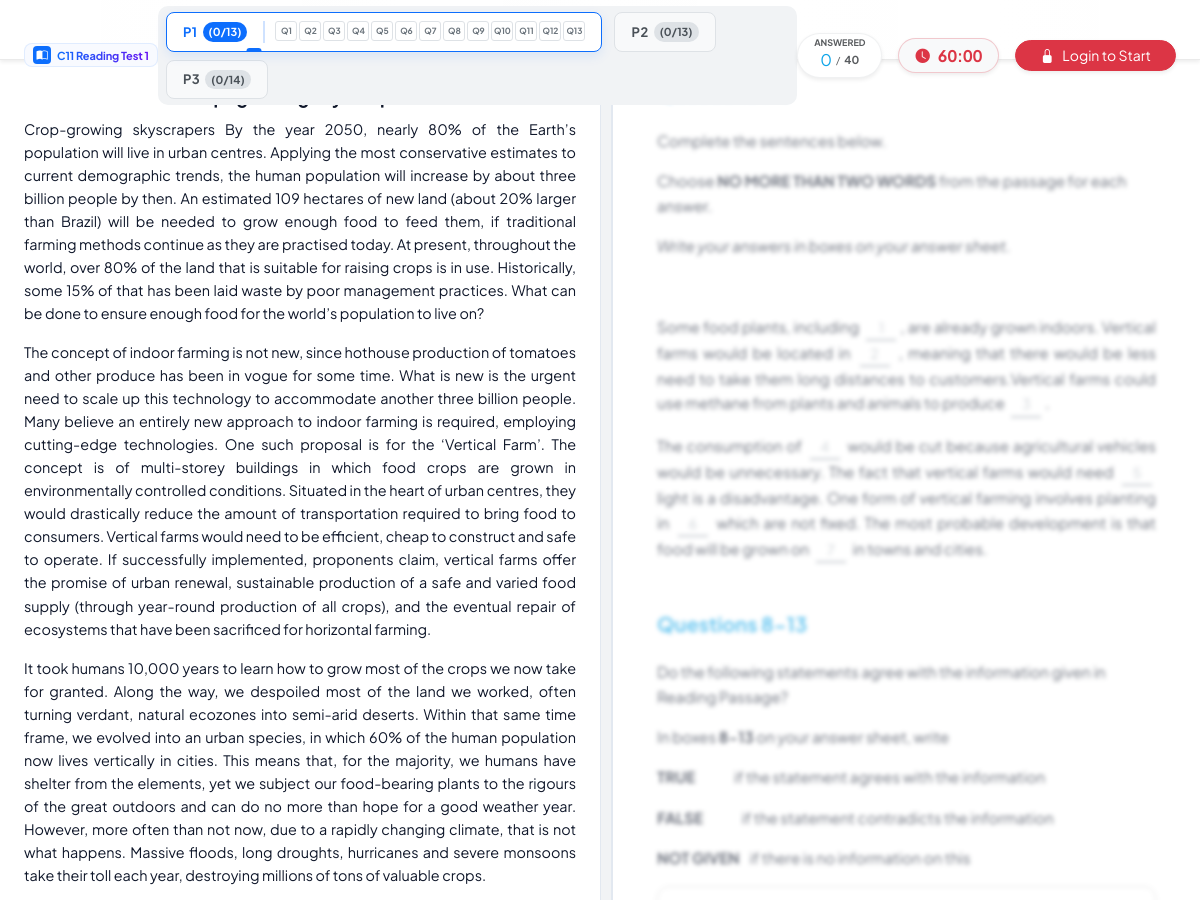
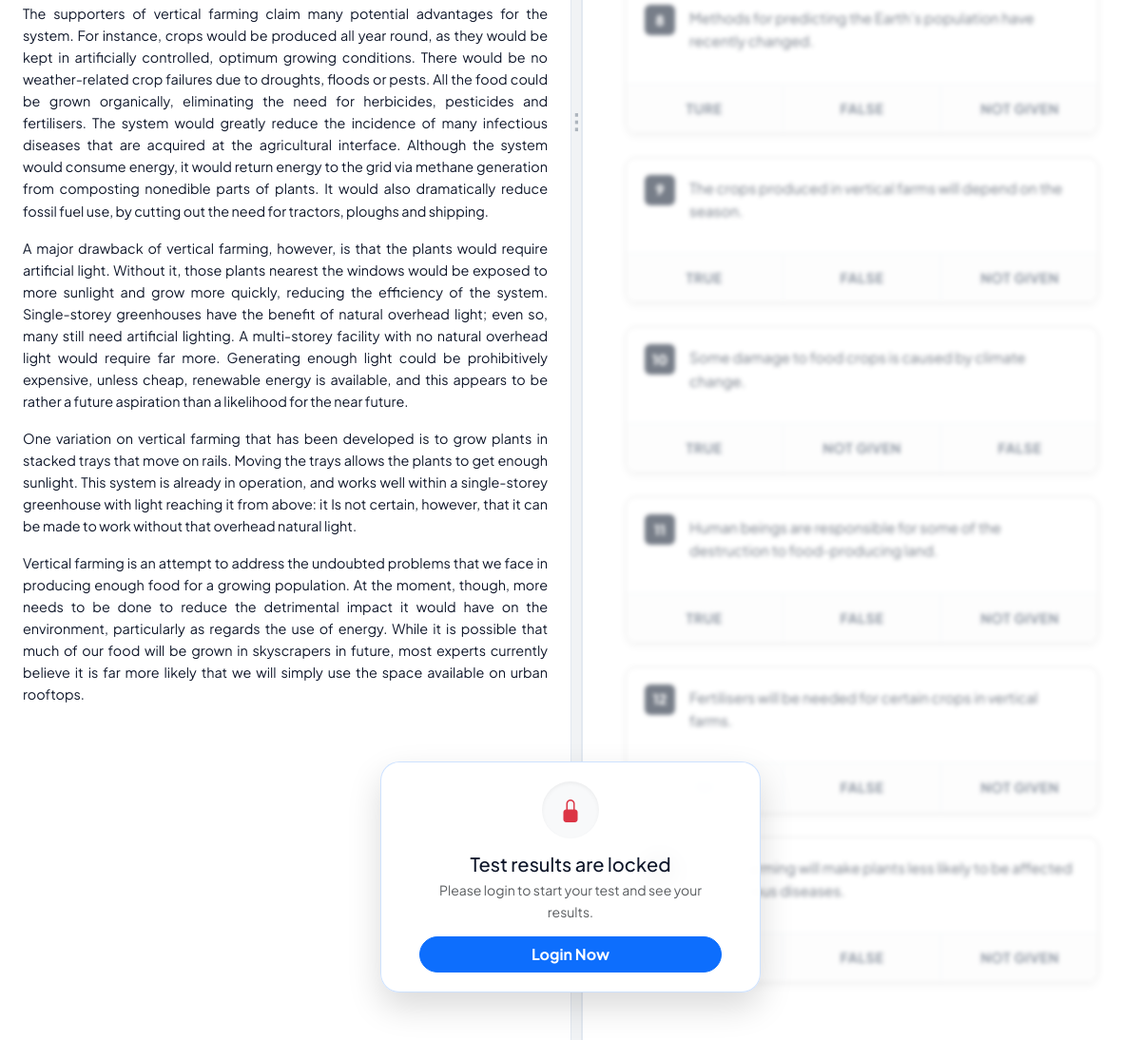
Screenshot of /ielts/test/c11-reading-test-1/exam/ with the database file from the repository (2 pictures, top to bottom).
### ielts/models.py (models this page shows, shortened)
class Test(models.Model):
	TEST_TYPE_CHOICES = [
		('reading', 'Reading'),
		('listening', 'Listening'),
		('writing', 'Writing'),
		('speaking', 'Speaking'),
	]
	title = models.CharField(max_length=255)
	slug = models.SlugField(max_length=255, unique=True)
	test_type = models.CharField(max_length=20, choices=TEST_TYPE_CHOICES, default='reading')
	description = models.TextField(blank=True)
	duration_minutes = models.PositiveIntegerField(default=60)
	created_at = models.DateTimeField(auto_now_add=True)

class Passage(models.Model):
	test = models.ForeignKey(Test, related_name='passages', on_delete=models.CASCADE)
	title = models.CharField(max_length=255, blank=True)
	content = RichTextUploadingField()
	order = models.PositiveIntegerField(default=0)
	class Meta:
		ordering = ['order']

class QuestionSection(models.Model):
	QUESTION_TYPES = [
		('mcq', 'Multiple Choice'),
		('tfng', 'True/False/Not Given (or Yes/No/Not Given)'),
		('matching', 'Matching (Headings, Features, Info)'),
		('completion', 'Completion / Fill in the Blanks'),
		('short_answer', 'Short Answer Questions'),
	]
	passage = models.ForeignKey(Passage, related_name='sections', on_delete=models.CASCADE)
	title = models.CharField(max_length=255, blank=True)
	instruction_text = RichTextUploadingField(blank=True)
	question_type = models.CharField(max_length=32, choices=QUESTION_TYPES)
	matching_options = models.CharField(max_length=500, blank=True, help_text="For Matching: comma-separated list of options (e.g. A,B,C,D or i,ii,iii,iv)")
	start_number = models.PositiveIntegerField(default=1)
	end_number = models.PositiveIntegerField(default=1)
	order = models.PositiveIntegerField(default=0)
	tags = models.ManyToManyField('weak_topics.TopicTag', blank=True, related_name='ielts_sections')
	class Meta:
		ordering = ['order']
	def get_matching_options_list(self):
		if self.matching_options:
			return [opt.strip() for opt in self.matching_options.split(',') if opt.strip()]
		return []

class Question(models.Model):
	section = models.ForeignKey(QuestionSection, related_name='questions', on_delete=models.CASCADE)
	text = RichTextUploadingField()
	order = models.PositiveIntegerField(default=0)
	class Meta:
		ordering = ['order']
	def number(self):
		return self.section.start_number + self.order

class Choice(models.Model):
	question = models.ForeignKey(Question, related_name='choices', on_delete=models.CASCADE)
	text = models.CharField(max_length=1024)
	is_correct = models.BooleanField(default=False)
	label = models.CharField(max_length=4, blank=True)
	order = models.PositiveIntegerField(default=0)
	class Meta:
		ordering = ['order']

### ielts/views.py (the view, shortened to what this page needs)
# urls.py: path('test/<slug:test_slug>/exam/', views.exam_page, name='exam'),
@never_cache
def exam_page(request, test_slug):
	if test_slug.isdigit():
		test = get_object_or_404(Test, id=int(test_slug))
		return redirect('ielts:exam', test_slug=test.slug)
	test = get_object_or_404(Test, slug=test_slug)
	if not request.session.session_key:
		request.session.save()
	session_key = request.session.session_key
	passage_id = request.GET.get('passage')
	q_type = request.GET.get('type')
	passages = test.passages.all().order_by('order')
	sections = QuestionSection.objects.filter(passage__test=test).select_related('passage').prefetch_related('questions__choices', 'questions__answers')
	if passage_id:
		passages = passages.filter(id=passage_id)
		sections = sections.filter(passage_id=passage_id)
	elif q_type:
		sections = sections.filter(question_type=q_type)
		passages = passages.filter(id__in=sections.values_list('passage_id', flat=True)).distinct()
	q_base = Question.objects.filter(section__in=sections)
	passages_render = []
	sec_by_passage = defaultdict(list)
	for sec in sections:
		sec_by_passage[sec.passage_id].append(sec)
	for p in passages:
		q_count = 0
		for sec in sec_by_passage.get(p.id, []):
			if sec.question_type in ['sent_comp', 'summary_completion', 'note_completion', 'table_completion', 'flow_chart_completion', 'diagram_label_completion', 'short_answer', 'matching_headings', 'matching_features', 'matching_info', 'matching_sentence_endings', 'pick_from_list']:
				for q in sec.questions.all():
					keys = parser.extract_blank_keys(q.text)
					q_count += len(keys) if keys else sec.questions.count()
			elif sec.question_type == 'choose_two':
				q_count += sec.questions.count() * 2
			else:
				q_count += sec.questions.count()
		passages_render.append({'passage': p, 'content': parser.show_locators_html(p.content), 'total_questions': q_count})
	sections_render = []
	sorted_sections = sorted(sections, key=lambda x: x.order)
	for sec in sorted_sections:
		qlist = []
		for q in sec.questions.all():
			item = {'question': q, 'html': '', 'blank_keys': [], 'first_ans_key': ''}
			if sec.question_type in ['sent_comp', 'summary_completion', 'note_completion', 'table_completion', 'flow_chart_completion', 'diagram_label_completion', 'short_answer', 'matching_headings', 'matching_features', 'matching_info', 'matching_sentence_endings', 'pick_from_list', 'completion', 'matching']:
				q_choices = [c.label or c.text for c in q.choices.all()]
				html, keys = parser.parse_blanks_to_inputs(q.text, choices=q_choices)
				item['html'] = html
				item['blank_keys'] = keys
				ans = q.answers.first()
				if ans:
					item['first_ans_key'] = ans.key
			qlist.append(item)
		q_count = sec.end_number - sec.start_number + 1
		sections_render.append({'section': sec, 'questions': qlist, 'question_count': q_count})
	from math import ceil
	parts = []
	if sections_render:
		n = len(sections_render)
		per = ceil(n / 3)
		for i in range(3):
			chunk = sections_render[i * per:(i + 1) * per]
			qcount = sum(len(s['questions']) for s in chunk)
			parts.append({'id': i + 1, 'title': f'Part {i+1}', 'sections': chunk, 'qcount': qcount})
	else:
		parts = [{'id': 1, 'title': 'Part 1', 'sections': [], 'qcount': 0}, {'id': 2, 'title': 'Part 2', 'sections': [], 'qcount': 0}, {'id': 3, 'title': 'Part 3', 'sections': [], 'qcount': 0}]
	is_locked = not request.user.is_authenticated
	return render(request, 'ielts/exam_page.html', {
		'test': test,
		'passages': passages_render,
		'parts': parts,
		'sections': sections_render,
		'is_locked': is_locked
	})

### ielts/parser.py (called while the page is built)
def show_locators_html(text):
    def repl(m):
        num = m.group(1)
        return f"<span class=\"locator\" id=\"locator-{num}\" style=\"display: inline-block; width: 0; height: 0; overflow: hidden; position: absolute;\">[{num}]</span>"
    return mark_safe(LOCATOR_RE.sub(repl, text))

def extract_blank_keys(text):
    return BLANK_RE.findall(text)

### templates/ielts/exam_page.html (shortened to what this page needs)
{% extends "base.html" %}
{% load static %}
{% block content %}
<form method="POST" id="exam-form" action="{% url 'ielts:exam' test.slug %}" autocomplete="off">
    <div class="exam-header-wrapper shadow-sm sticky-top" style="z-index: 10001;" id="examHeaderWrapper">
        <div class="exam-header-inner flex-wrap">
            <div class="test-title-badge">
                <div class="test-title-icon">
                    <i class="bi bi-book-half"></i>
                </div>
                <span class="test-title-main">{{ test.title }}</span>
            </div>
            <div class="part-tab-container nav m-0" id="examNav" role="tablist">
                {% for p in passages %}
                <button class="part-tab nav-link {% if forloop.first %}active{% endif %}"
                    id="part-{{ p.passage.id }}-tab" data-bs-toggle="pill" data-bs-target="#part{{ p.passage.id }}"
                    type="button" role="tab" aria-controls="part{{ p.passage.id }}"
                    aria-selected="{% if forloop.first %}true{% else %}false{% endif %}">
                    <div class="d-flex align-items-center">
                        <span class="part-label">P{{ forloop.counter }}</span>
                        <span class="part-progress-tracker" data-pid="{{ p.passage.id }}"
                            id="prog-part-{{ p.passage.id }}">(0/0)</span>
                    </div>
                    <div class="dots-part-container" id="dots-part-{{ p.passage.id }}"></div>
                </button>
                {% endfor %}
            </div>
            <div class="d-flex align-items-center gap-3">
                <div class="d-none d-md-flex align-items-center bg-white border border-secondary border-opacity-10 rounded-pill px-3 py-1 shadow-sm">
                    <div class="d-flex flex-column align-items-center">
                        <span class="text-muted fw-bold" style="font-size: 9px; text-transform: uppercase; line-height: 1;">Answered</span>
                        <div class="d-flex align-items-center">
                            <span id="answered-total-count" class="fw-black text-primary fs-6">0</span>
                            <span class="text-muted mx-1" style="font-size: 10px;">/</span>
                            <span id="total-questions-count" class="text-muted fw-bold" style="font-size: 11px;">40</span>
                        </div>
                    </div>
                </div>
                <div class="bg-light text-danger fw-bold px-3 py-1 rounded-pill border border-danger border-opacity-25 fs-6 d-flex align-items-center justify-content-center timer-display shadow-sm" style="min-width: 100px; font-variant-numeric: tabular-nums;">
                    <i class="bi bi-clock-fill me-2" style="font-size: 0.9rem;"></i>
                    <span id="timer">{% if test.duration_minutes %}{{ test.duration_minutes }}{% else %}60{% endif %}:00</span>
                </div>
                {% if is_locked %}
                    <a href="{% url 'account_login' %}?next={{ request.path }}" class="btn btn-danger btn-sm px-4 fw-black shadow-sm rounded-pill d-flex align-items-center gap-2">
                        <i class="bi bi-lock-fill"></i>
                        Login to Start
                    </a>
                {% endif %}
            </div>
        </div>
    </div>
    <div class="tab-content flex-grow-1" id="examNavContent">
        {% for p in passages %}
        <div class="tab-pane fade {% if forloop.first %}show active{% endif %} h-100" id="part{{ p.passage.id }}"
            role="tabpanel" aria-labelledby="part-{{ p.passage.id }}-tab">
            <div class="exam-split-container">
                <div class="panel-passage">
                    {{ p.content|safe }}
                </div>
                <div class="resizer"></div>
                <div class="panel-questions">
                    {% for sec in sections %}
                    {% if sec.section.passage.id == p.passage.id %}
                    <div class="section-container">
                        <h5 class="mb-3 text-primary fw-bold">{{ sec.section.title }}</h5>
                        <p class="text-muted small mb-4">{{ sec.section.instruction_text|safe }}</p>
                        {% for item in sec.questions %}
                        <div class="question-row mb-4" id="q-{{ item.question.id }}"
                             data-id="{{ item.question.id }}"
                             data-qnum="{{ item.question.number }}"
                             data-start="{{ sec.section.start_number }}"
                             data-end="{{ sec.section.end_number }}"
                             data-qtype="{{ sec.section.question_type }}">
                            <div class="mb-2">
                                {% if sec.section.question_type in 'sent_comp,summary_completion,note_completion,table_completion,flow_chart_completion,diagram_label_completion,short_answer,matching_headings,matching_features,matching_info,matching_sentence_endings,pick_from_list,completion,matching' %}
                                    {% if item.blank_keys %}
                                        {{ item.html|safe }}
                                    {% endif %}
                                {% endif %}
                            </div>
                            {% if 'tf' in sec.section.question_type|lower or 'yn' in sec.section.question_type|lower or 'true' in sec.section.question_type|lower or 'yes' in sec.section.question_type|lower %}
                                <div class="tfng-card" id="q-container-{{ item.question.id }}">
                                    <div class="tfng-header">
                                        <div class="tfng-qnum" onclick="jumpToLocator('{{ item.question.number }}')" style="cursor: pointer;">
                                            {{ item.question.number }}
                                        </div>
                                        <div class="tfng-text">
                                            {{ item.question.text|safe }}
                                        </div>
                                    </div>
                                    <div class="tfng-options-grid">
                                        {% for choice in item.question.choices.all %}
                                        <div class="tfng-option-item"
                                             data-val="{{ choice.text|upper }}"
                                             onclick="selectTfngOption(this, {{ item.question.id }}, '{{ item.question.number }}')">
                                            {{ choice.text }}
                                        </div>
                                        {% endfor %}
                                    </div>
                                </div>
                            {% endif %}
                        </div>
                        {% endfor %}
                    </div>
                    {% endif %}
                    {% endfor %}
                </div>
            </div>
        </div>
        {% endfor %}
    </div>
    {% if is_locked %}
    <div class="locked-overlay">
        <div class="lock-banner">
            <div class="lock-icon-circle">
                <i class="bi bi-lock-fill"></i>
            </div>
            <div>
                <h5 class="fw-black mb-1">Test results are locked</h5>
                <p class="text-muted small mb-0">Please login to start your test and see your results.</p>
            </div>
            <a href="{% url 'account_login' %}?next={{ request.path }}" class="btn btn-primary w-100 rounded-pill fw-bold">Login Now</a>
        </div>
    </div>
    {% endif %}
</form>
{% endblock %}

### templates/base.html (style rules this page uses)
:root { --bs-primary: #0ea5e9; --bs-primary-rgb: 14, 165, 233; --bs-success: #10b981; --bs-success-rgb: 16, 185, 129; --bs-info: #0284c7; --bs-info-rgb: 2, 132, 199; --bs-dark: #0f172a; --bs-dark-rgb: 15, 23, 42; --bs-body-bg: #ffffff; --bs-body-color: #0f172a; --primary: #0ea5e9; --primary-dark: #0284c7; --secondary: #64748b; --accent: #10b981; --village-green: #10b981; --village-dark: #0f172a; --village-soft: #f0f9ff; --village-earth: #334155; --village-accent: #0ea5e9; --glass-bg: rgba(255, 255, 255, 0.75); --glass-border: rgba(255, 255, 255, 0.5); --glass-shadow: 0 10px 40px -10px rgba(0, 0, 0, 0.12); --bg-soft: #f8fafc; --gradient-main: linear-gradient(135deg, #0ea5e9 0%, #10b981 100%); }
html, body { overflow-x: hidden; }
body { font-family: 'Plus Jakarta Sans', 'Inter', sans-serif; background-color: var(--bg-soft); background-image: radial-gradient(at 0% 0%, rgba(14, 165, 233, 0.1) 0px, transparent 50%), radial-gradient(at 100% 0%, rgba(16, 185, 129, 0.1) 0px, transparent 50%); background-attachment: fixed; color: #0f172a; min-height: 100vh; display: flex; flex-direction: column; font-size: 1rem; line-height: 1.6; position: relative; }
body::before { content: ""; position: fixed; top: 0; left: 0; width: 100%; height: 100%; background: url("https://www.transparenttextures.com/patterns/white-diamond.png"); opacity: 0.03; pointer-events: none; z-index: -1; }
.nav-link { font-weight: 700; color: #475569 !important; margin: 0 3px; padding: 0.5rem 1rem !important; border-radius: 12px; transition: all 0.3s cubic-bezier(0.4, 0, 0.2, 1); font-size: 0.8rem; position: relative; display: flex; align-items: center; gap: 6px; }
.nav-link::after { content: ''; position: absolute; bottom: 5px; left: 50%; width: 0; height: 2px; background: var(--primary); transition: all 0.3s ease; transform: translateX(-50%); border-radius: 2px; }
.nav-link:hover::after, .nav-link.active::after { width: 15px; }
.nav-link.active { color: var(--primary) !important; background: rgba(5, 150, 105, 0.08); }
.nav-link:hover, .nav-link.active { background: var(--village-soft); color: var(--primary) !important; }
@media (min-width: 992px) { .nav-link { white-space: nowrap; } }

### rows the page displays
Test: title "C11 Reading Test 1", duration_minutes "60"
Passage: content "Crop-growing skyscrapers By the year 2050, nearly 80% of the Earth’s population will live in urban centres. Applying the most conservative estimates to current demographic trends, the human population will increase by about three billion people by then. An estimated 109 hectares of new land (about 20% larger than Brazil) will be needed to grow enough food to feed them, if traditional farming methods continue as they are practised today. At present, throughout the world, over 80% of the land that is suitable for raising crops is in use. Historically, some 15% of that has been laid waste by poor management practices. What can be done to ensure enough food for the world’s population to live…"
QuestionSection: section.instruction_text "Complete the sentences below. Choose NO MORE THAN TWO WORDS from the passage for each answer. Write your answers in boxes on your answer sheet."
QuestionSection: section "Questions 8-13", section.instruction_text "Do the following statements agree with the information given in Reading Passage? In boxes 8-13 on your answer sheet, write TRUE if the statement agrees with the information FALSE if the statement contradicts the information NOT GIVEN if there is no information on this"
Question: question.number "8", question.text "Methods for predicting the Earth’s population have recently changed."
Choice: text "TURE"
Choice: text "FALSE"
Choice: text "NOT GIVEN"
Question: question.number "9", question.text "The crops produced in vertical farms will depend on the season."
Choice: text "TRUE"
Choice: text "FALSE"
Choice: text "NOT GIVEN"
Question: question.number "10", question.text "Some damage to food crops is caused by climate change."
Choice: text "TRUE"
Choice: text "NOT GIVEN"
Choice: text "FALSE"
Question: question.number "11", question.text "Human beings are responsible for some of the destruction to food-producing land."
Choice: text "TRUE"
Choice: text "FALSE"
Choice: text "NOT GIVEN"
Question: question.number "12", question.text "Fertilisers will be needed for certain crops in vertical farms."
Choice: text "FALSE"
Choice: text "NOT GIVEN"
Question: question.text "Vertical farming will make plants less likely to be affected by infectious diseases."
Choice: text "FALSE"
Choice: text "NOT GIVEN"
